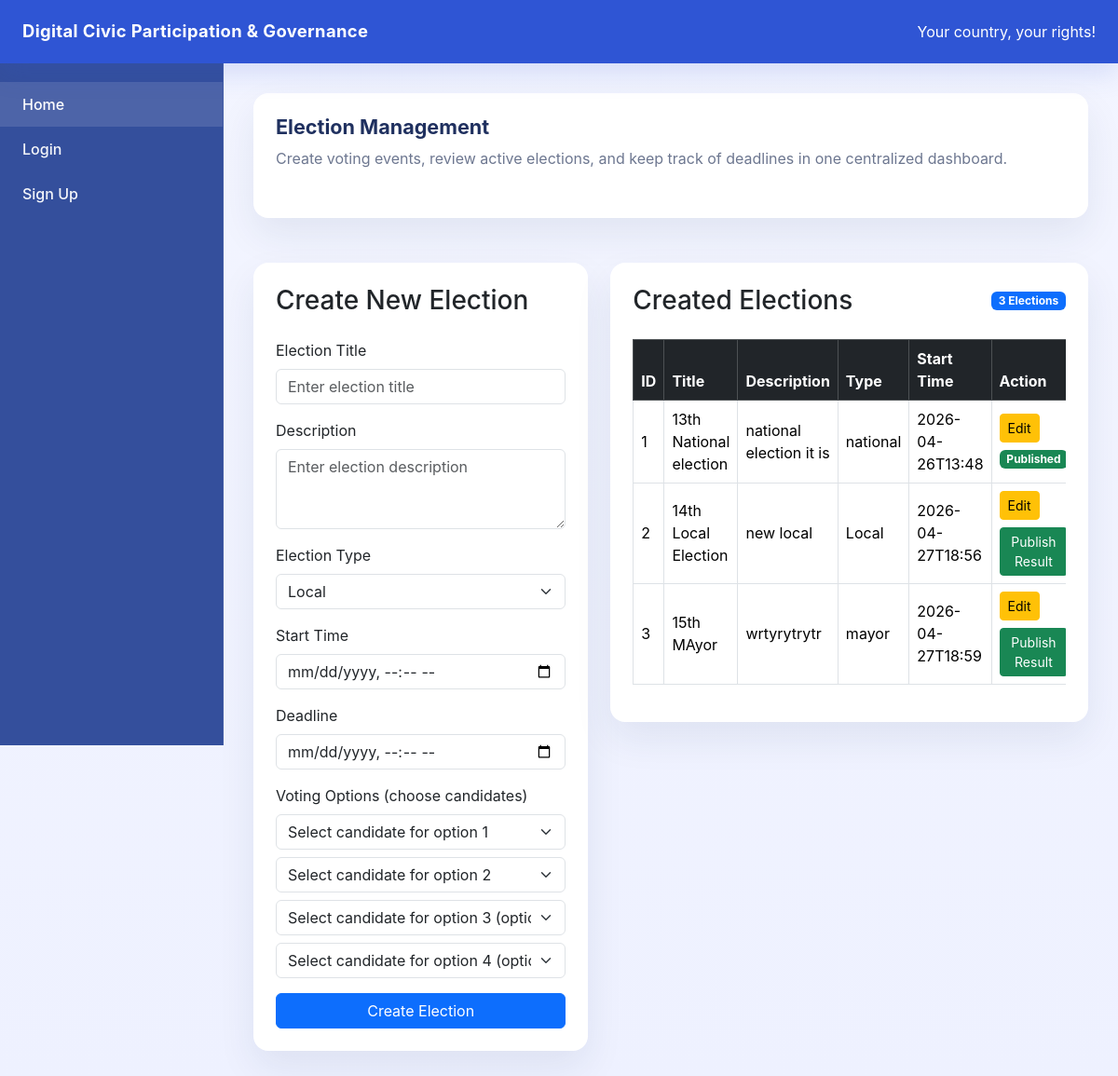
The page /election_creation/ on the database its author committed.
### models/election_creation.py (models this page shows)
class ElectionCreation(db.Model):
    __tablename__ = "election_creation"
    id = db.Column(db.Integer, primary_key=True)
    title = db.Column(db.String(200), nullable=False)
    description = db.Column(db.String(500), nullable=False)
    type = db.Column(db.String(50), nullable = False, default = "Local")
    start_time = db.Column(db.String(50), nullable=False)  # added for election start reminder
    deadline = db.Column(db.String(50), nullable=False)
    result_published = db.Column(db.Boolean, default=False, nullable=False)  # added for result published notification
    start_notified = db.Column(db.Boolean, default=False, nullable=False)  # added to avoid duplicate start notifications
    end_notified = db.Column(db.Boolean, default=False, nullable=False)  # added to avoid duplicate end notifications
    result_notified = db.Column(db.Boolean, default=False, nullable=False)  # added to avoid duplicate result notifications
    options = db.relationship(
        "VotingOption",
        backref="election",
        cascade="all, delete-orphan",
        lazy=True
    )

### routes/election_creation_routes.py (the view)
@e_bp.route("/")
def election_creation_page():
    elections = ElectionCreation.query.all()
    candidates = Candidate.query.all()
    return render_template("election_creation.html", elections=elections, candidates=candidates)

### app.py (called while the page is built, shortened)
@app.context_processor
def inject_notification_count():
    unread_notification_count = 0
    current_user = None  # added
    voter_id = session.get("user_id")
    return dict(unread_notification_count=unread_notification_count, current_user=current_user)

### templates/election_creation.html (shortened to what this page needs)
{% extends "base.html" %}
{% block content %}
<div class="row g-4">
    <div class="col-12">
        <div class="card card-smooth p-4 mb-4">
            <div class="d-flex flex-column flex-md-row justify-content-between align-items-start gap-3">
                <div>
                    <h1 class="section-title mb-2">Election Management</h1>
                    <p class="page-intro">Create voting events, review active elections, and keep track of deadlines in one centralized dashboard.</p>
                </div>
            </div>
        </div>
    </div>
    <div class="col-lg-5">
        <div class="card card-smooth">
            <div class="card-body p-4">
                <h3 class="mb-4">Create New Election</h3>
                <form action="{{ url_for('e_bp.add_election') }}" method="POST">
                    <div class="mb-3">
                        <label class="form-label">Election Title</label>
                        <input type="text" class="form-control" name="title" placeholder="Enter election title" required>
                    </div>
                    <div class="mb-3">
                        <label class="form-label">Description</label>
                        <textarea class="form-control" name="description" rows="3" placeholder="Enter election description" required></textarea>
                    </div>
                    <div class="mb-3">
                        <label class="form-label">Election Type</label>
                        <select class="form-select" name="type" required>
                            <option value="Local">Local</option>
                        </select>
                    </div>
                    <div class="mb-3">
                        <label class="form-label">Start Time</label>
                        <input type="datetime-local" class="form-control" name="start_time" required>
                    </div>
                    <div class="mb-3">
                        <label class="form-label">Deadline</label>
                        <input type="datetime-local" class="form-control" name="deadline" required>
                    </div>
                    <div class="mb-3">
                        <label class="form-label">Voting Options (choose candidates)</label>
                        {% if candidates %}
                            <select class="form-select mb-2" name="option1" required>
                                <option value="">Select candidate for option 1</option>
                            </select>
                            <select class="form-select mb-2" name="option2" required>
                                <option value="">Select candidate for option 2</option>
                            </select>
                            <select class="form-select mb-2" name="option3">
                                <option value="">Select candidate for option 3 (optional)</option>
                            </select>
                            <select class="form-select mb-2" name="option4">
                                <option value="">Select candidate for option 4 (optional)</option>
                            </select>
                        {% else %}
                            <div class="alert alert-warning">
                                No candidates available yet. Add candidates first before creating an election.
                            </div>
                        {% endif %}
                    </div>
                    <button type="submit" class="btn btn-primary w-100">Create Election</button>
                </form>
            </div>
        </div>
    </div>
    <div class="col-lg-7">
        <div class="card card-smooth">
            <div class="card-body p-4">
                <div class="d-flex justify-content-between align-items-center mb-4">
                    <h3 class="mb-0">Created Elections</h3>
                    <span class="badge bg-primary">{{ elections|length }} Elections</span>
                </div>
                {% if elections %}
                    <div class="table-responsive">
                        <table class="table table-bordered table-hover align-middle">
                            <thead class="table-dark">
                                <tr>
                                    <th>ID</th>
                                    <th>Title</th>
                                    <th>Description</th>
                                    <th>Type </th>
                                    <th>Start Time</th>
                                    <th>Action</th>
                                </tr>
                            </thead>
                            <tbody>
                                {% for election in elections %}
                                    <tr>
                                        <td>{{ election.id }}</td>
                                        <td>{{ election.title }}</td>
                                        <td>{{ election.description }}</td>
                                        <td>{{ election.type }}
                                        <td>{{ election.start_time }}</td>
                                        <td>
                                            <a href="{{ url_for('e_bp.edit_election', election_id=election.id) }}" class="btn btn-sm btn-warning mb-1">Edit</a>
                                            {% if election.result_published %}
                                                <span class="badge bg-success d-block mt-1">Published</span>
                                            {% else %}
                                                <form action="{{ url_for('e_bp.publish_result', election_id=election.id) }}" method="POST" class="mt-1">
                                                    <button type="submit" class="btn btn-sm btn-success">Publish Result</button>
                                                </form>
                                                {% endif %}
                                        </td>
                                    </tr>
                                {% endfor %}
                            </tbody>
                        </table>
                    </div>
                {% else %}
                    <div class="alert alert-light border mb-0">
                        No elections created yet.
                    </div>
                {% endif %}
            </div>
        </div>
    </div>
</div>
{% endblock %}

### templates/base.html (style rules this page uses)
:root { --brand: #2f55d4; --brand-soft: #edf0ff; --surface: #ffffff; --surface-soft: #f4f6ff; --text: #1f305f; --muted: #6d7790; }
body { margin: 0; min-height: 100vh; background: linear-gradient(180deg, #f3f5ff 0%, #eef1ff 100%); font-family: Inter, system-ui, -apple-system, BlinkMacSystemFont, "Segoe UI", sans-serif; color: var(--text); }
.card-smooth { border: 0; border-radius: 1rem; background: var(--surface); box-shadow: 0 18px 40px rgba(23, 45, 92, 0.08); }
.section-title { font-size: 1.35rem; font-weight: 700; margin-bottom: 1.25rem; color: var(--text); }
.page-intro { color: var(--muted); margin-bottom: 1.75rem; }

### rows shown on the page
ElectionCreation: id "1", title "13th National election", description "national election it is", type "national", start_time "2026-04-26T13:48", result_published "Published"
ElectionCreation: id "2", title "14th Local Election", description "new local", type "Local", start_time "2026-04-27T18:56"
ElectionCreation: id "3", title "15th MAyor", description "wrtyrytrytr", type "mayor", start_time "2026-04-27T18:59"

### other values the page prints
{{ elections|length }} "3"
